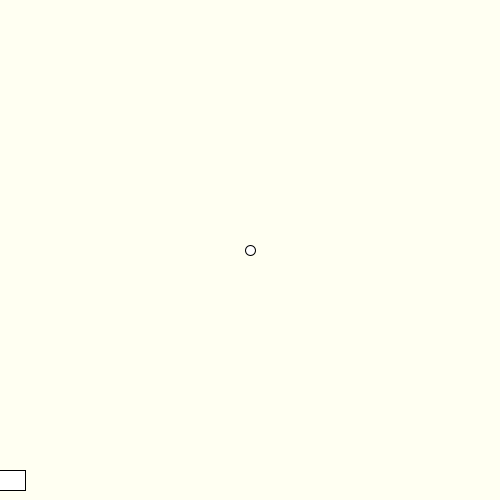
Frame 1 (no input)
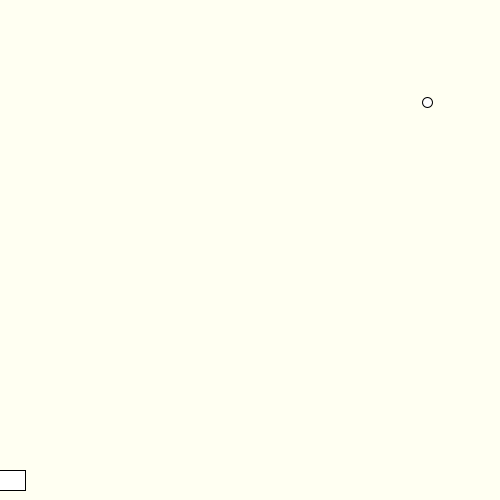
Frame 60 (the mouse pressed at the canvas centre just before this capture)
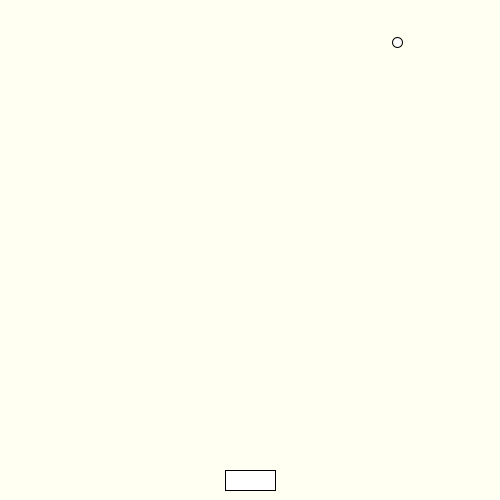
Frame 120 (the mouse held since frame 60 and released just before this capture)

The Processing sketch that drew these frames (run headless with seeded random() and noise(); from frame 60 on, the mouse is pressed at the canvas centre):

// Processing sketch: week04_3_board_if_collision
// ── week04_3_board_if_collision.pde
void setup(){
   size(500,500); 
}
float x=250 , y=250;
float vx=3.0 , vy=-2.5;
void draw(){
  background(#FFFFF2);
  int boardX = mouseX;
  rect(boardX-25 , 470 , 50 ,20);
   ellipse( x, y , 10 ,10 );
   x = x + vx;
   y = y + vy;
   if ( x > 500  )    vx = -vx;
   if ( y < 0  )  vy = -vy;
   if ( x < 0 ) vx = -vx;
   if ( y>470 && x>boardX-25 && x<boardX+25) vy=-vy;
}
